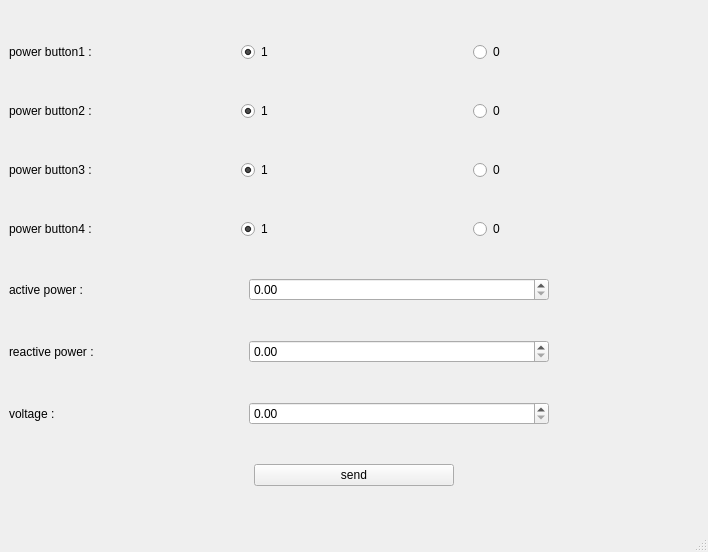
<?xml version="1.0" encoding="UTF-8"?>
<ui version="4.0">
 <class>MainWindow</class>
 <widget class="QMainWindow" name="MainWindow">
  <property name="geometry">
   <rect>
    <x>0</x>
    <y>0</y>
    <width>708</width>
    <height>552</height>
   </rect>
  </property>
  <property name="windowTitle">
   <string>MainWindow</string>
  </property>
  <widget class="QWidget" name="centralwidget">
   <layout class="QVBoxLayout" name="verticalLayout">
    <item>
     <layout class="QHBoxLayout" name="horizontalLayout">
      <item>
       <widget class="QLabel" name="powerButton1">
        <property name="text">
         <string>power button1 :</string>
        </property>
       </widget>
      </item>
      <item>
       <widget class="QRadioButton" name="radioButton1_1">
        <property name="enabled">
         <bool>true</bool>
        </property>
        <property name="text">
         <string>1</string>
        </property>
        <property name="checked">
         <bool>true</bool>
        </property>
        <property name="autoRepeat">
         <bool>false</bool>
        </property>
        <property name="autoExclusive">
         <bool>false</bool>
        </property>
       </widget>
      </item>
      <item>
       <widget class="QRadioButton" name="radioButton1_2">
        <property name="text">
         <string>0</string>
        </property>
        <property name="autoExclusive">
         <bool>false</bool>
        </property>
       </widget>
      </item>
     </layout>
    </item>
    <item>
     <layout class="QHBoxLayout" name="horizontalLayout_2">
      <item>
       <widget class="QLabel" name="powerButton2">
        <property name="text">
         <string>power button2 :</string>
        </property>
       </widget>
      </item>
      <item>
       <widget class="QRadioButton" name="radioButton2_1">
        <property name="text">
         <string>1</string>
        </property>
        <property name="checked">
         <bool>true</bool>
        </property>
        <property name="autoExclusive">
         <bool>false</bool>
        </property>
       </widget>
      </item>
      <item>
       <widget class="QRadioButton" name="radioButton2_2">
        <property name="text">
         <string>0</string>
        </property>
        <property name="autoExclusive">
         <bool>false</bool>
        </property>
       </widget>
      </item>
     </layout>
    </item>
    <item>
     <layout class="QHBoxLayout" name="horizontalLayout_3">
      <item>
       <widget class="QLabel" name="powerButton3">
        <property name="text">
         <string>power button3 :</string>
        </property>
       </widget>
      </item>
      <item>
       <widget class="QRadioButton" name="radioButton3_1">
        <property name="text">
         <string>1</string>
        </property>
        <property name="checked">
         <bool>true</bool>
        </property>
        <property name="autoExclusive">
         <bool>false</bool>
        </property>
       </widget>
      </item>
      <item>
       <widget class="QRadioButton" name="radioButton3_2">
        <property name="text">
         <string>0</string>
        </property>
        <property name="autoExclusive">
         <bool>false</bool>
        </property>
       </widget>
      </item>
     </layout>
    </item>
    <item>
     <layout class="QHBoxLayout" name="horizontalLayout_4">
      <item>
       <widget class="QLabel" name="powerButton4">
        <property name="text">
         <string>power button4 :</string>
        </property>
       </widget>
      </item>
      <item>
       <widget class="QRadioButton" name="radioButton4_1">
        <property name="text">
         <string>1</string>
        </property>
        <property name="checked">
         <bool>true</bool>
        </property>
        <property name="autoExclusive">
         <bool>false</bool>
        </property>
       </widget>
      </item>
      <item>
       <widget class="QRadioButton" name="radioButton4_2">
        <property name="text">
         <string>0</string>
        </property>
        <property name="autoExclusive">
         <bool>false</bool>
        </property>
       </widget>
      </item>
     </layout>
    </item>
    <item>
     <layout class="QHBoxLayout" name="horizontalLayout_6">
      <item>
       <widget class="QLabel" name="activePowerLabel">
        <property name="minimumSize">
         <size>
          <width>120</width>
          <height>0</height>
         </size>
        </property>
        <property name="text">
         <string>active power :</string>
        </property>
       </widget>
      </item>
      <item>
       <spacer name="horizontalSpacer_2">
        <property name="orientation">
         <enum>Qt::Horizontal</enum>
        </property>
        <property name="sizeType">
         <enum>QSizePolicy::MinimumExpanding</enum>
        </property>
        <property name="sizeHint" stdset="0">
         <size>
          <width>100</width>
          <height>20</height>
         </size>
        </property>
       </spacer>
      </item>
      <item>
       <widget class="QDoubleSpinBox" name="activePowerInput">
        <property name="minimumSize">
         <size>
          <width>300</width>
          <height>0</height>
         </size>
        </property>
        <property name="maximum">
         <double>9999.989999999999782</double>
        </property>
       </widget>
      </item>
      <item>
       <spacer name="horizontalSpacer">
        <property name="orientation">
         <enum>Qt::Horizontal</enum>
        </property>
        <property name="sizeType">
         <enum>QSizePolicy::MinimumExpanding</enum>
        </property>
        <property name="sizeHint" stdset="0">
         <size>
          <width>150</width>
          <height>20</height>
         </size>
        </property>
       </spacer>
      </item>
     </layout>
    </item>
    <item>
     <layout class="QHBoxLayout" name="horizontalLayout_7">
      <item>
       <widget class="QLabel" name="reactivePowerLabel">
        <property name="minimumSize">
         <size>
          <width>120</width>
          <height>0</height>
         </size>
        </property>
        <property name="text">
         <string>reactive power :</string>
        </property>
       </widget>
      </item>
      <item>
       <spacer name="horizontalSpacer_3">
        <property name="orientation">
         <enum>Qt::Horizontal</enum>
        </property>
        <property name="sizeType">
         <enum>QSizePolicy::MinimumExpanding</enum>
        </property>
        <property name="sizeHint" stdset="0">
         <size>
          <width>100</width>
          <height>20</height>
         </size>
        </property>
       </spacer>
      </item>
      <item>
       <widget class="QDoubleSpinBox" name="reactivePowerInput">
        <property name="minimumSize">
         <size>
          <width>300</width>
          <height>0</height>
         </size>
        </property>
        <property name="maximum">
         <double>9999.989999999999782</double>
        </property>
       </widget>
      </item>
      <item>
       <spacer name="horizontalSpacer_4">
        <property name="orientation">
         <enum>Qt::Horizontal</enum>
        </property>
        <property name="sizeType">
         <enum>QSizePolicy::MinimumExpanding</enum>
        </property>
        <property name="sizeHint" stdset="0">
         <size>
          <width>150</width>
          <height>20</height>
         </size>
        </property>
       </spacer>
      </item>
     </layout>
    </item>
    <item>
     <layout class="QHBoxLayout" name="horizontalLayout_5">
      <item>
       <widget class="QLabel" name="voltageLabel">
        <property name="minimumSize">
         <size>
          <width>120</width>
          <height>0</height>
         </size>
        </property>
        <property name="text">
         <string>voltage :</string>
        </property>
       </widget>
      </item>
      <item>
       <spacer name="horizontalSpacer_5">
        <property name="orientation">
         <enum>Qt::Horizontal</enum>
        </property>
        <property name="sizeType">
         <enum>QSizePolicy::MinimumExpanding</enum>
        </property>
        <property name="sizeHint" stdset="0">
         <size>
          <width>100</width>
          <height>20</height>
         </size>
        </property>
       </spacer>
      </item>
      <item>
       <widget class="QDoubleSpinBox" name="voltageInput">
        <property name="minimumSize">
         <size>
          <width>300</width>
          <height>0</height>
         </size>
        </property>
        <property name="maximum">
         <double>9999.989999999999782</double>
        </property>
       </widget>
      </item>
      <item>
       <spacer name="horizontalSpacer_6">
        <property name="orientation">
         <enum>Qt::Horizontal</enum>
        </property>
        <property name="sizeType">
         <enum>QSizePolicy::MinimumExpanding</enum>
        </property>
        <property name="sizeHint" stdset="0">
         <size>
          <width>150</width>
          <height>20</height>
         </size>
        </property>
       </spacer>
      </item>
     </layout>
    </item>
    <item>
     <layout class="QHBoxLayout" name="horizontalLayout_10">
      <item>
       <spacer name="horizontalSpacer_7">
        <property name="orientation">
         <enum>Qt::Horizontal</enum>
        </property>
        <property name="sizeHint" stdset="0">
         <size>
          <width>40</width>
          <height>20</height>
         </size>
        </property>
       </spacer>
      </item>
      <item>
       <widget class="QPushButton" name="sendButton">
        <property name="minimumSize">
         <size>
          <width>200</width>
          <height>0</height>
         </size>
        </property>
        <property name="text">
         <string>send</string>
        </property>
       </widget>
      </item>
      <item>
       <spacer name="horizontalSpacer_8">
        <property name="orientation">
         <enum>Qt::Horizontal</enum>
        </property>
        <property name="sizeHint" stdset="0">
         <size>
          <width>40</width>
          <height>20</height>
         </size>
        </property>
       </spacer>
      </item>
     </layout>
    </item>
   </layout>
  </widget>
  <widget class="QMenuBar" name="menubar">
   <property name="geometry">
    <rect>
     <x>0</x>
     <y>0</y>
     <width>708</width>
     <height>22</height>
    </rect>
   </property>
  </widget>
  <widget class="QStatusBar" name="statusbar"/>
 </widget>
 <resources/>
 <connections/>
</ui>
